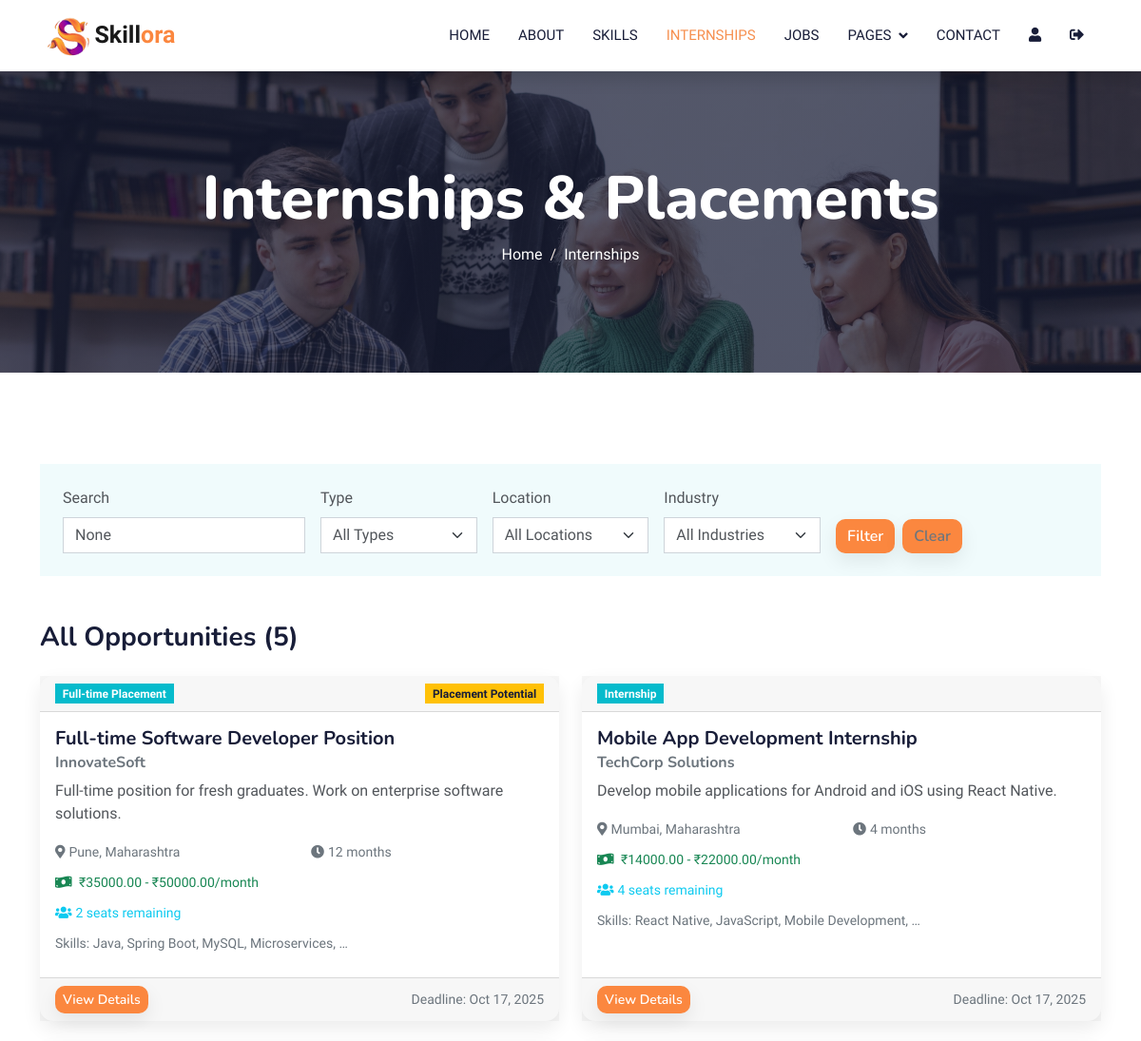
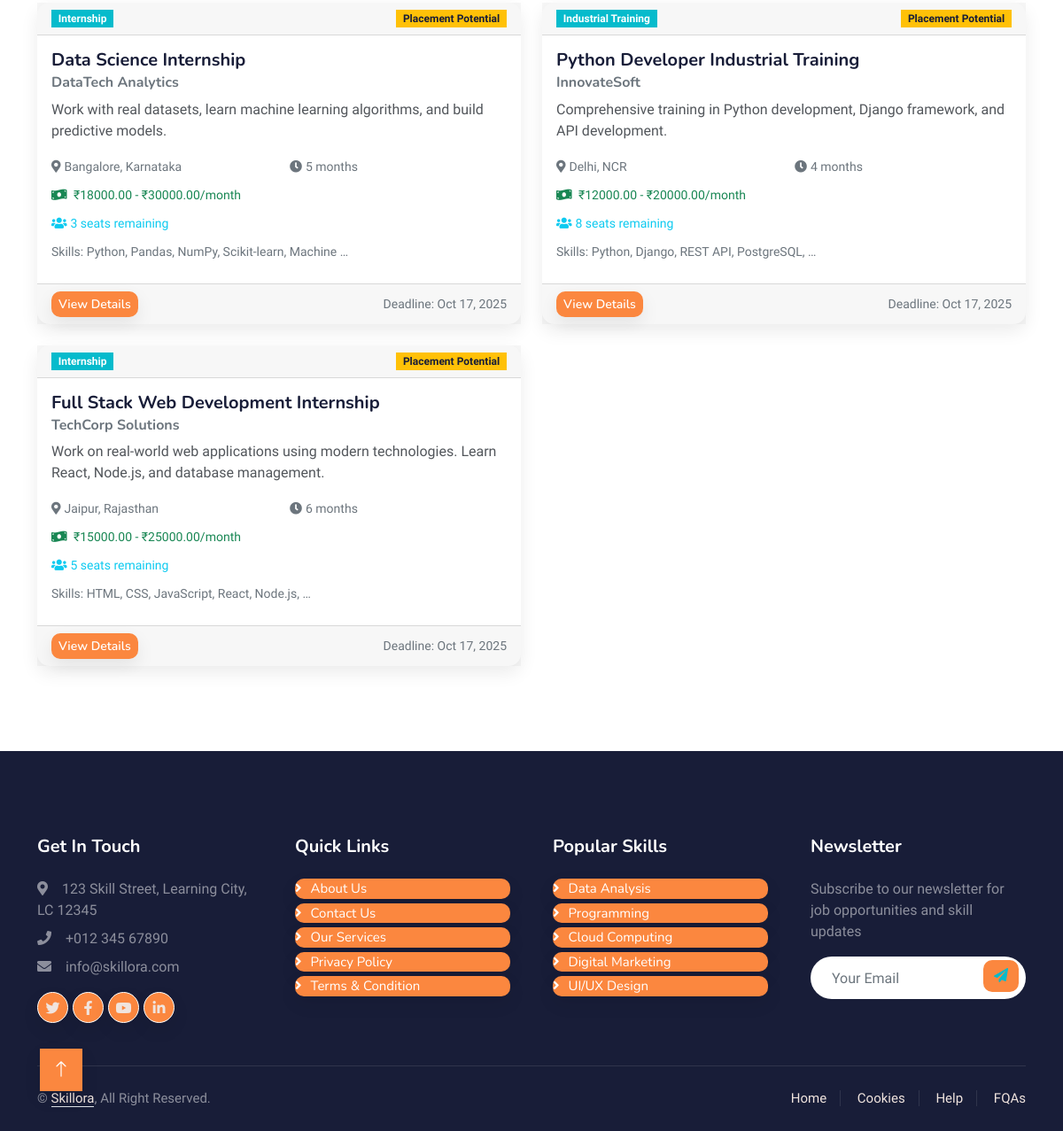
The app's page /internships/ (signed in) with its own data (2 pictures, top to bottom).
### skillora_app/models.py (models this page shows, shortened)
class Internship(models.Model):
    title = models.CharField(max_length=200)
    company = models.ForeignKey(Company, on_delete=models.CASCADE, related_name='internships_posted')
    internship_type = models.CharField(max_length=20, choices=INTERNSHIP_TYPES, default='internship')
    description = models.TextField()
    requirements = models.TextField()
    required_skills = models.TextField(help_text="Comma-separated skills")
    department_preference = models.CharField(max_length=100, blank=True)
    location = models.CharField(max_length=200)
    duration_months = models.IntegerField(help_text="Duration in months")
    stipend_min = models.DecimalField(max_digits=10, decimal_places=2, null=True, blank=True)
    stipend_max = models.DecimalField(max_digits=10, decimal_places=2, null=True, blank=True)
    seats_available = models.IntegerField(default=1)
    seats_filled = models.IntegerField(default=0)
    application_deadline = models.DateTimeField()
    start_date = models.DateField()
    end_date = models.DateField()
    has_placement_potential = models.BooleanField(default=False)
    placement_conversion_rate = models.DecimalField(max_digits=5, decimal_places=2, default=0.00, help_text="Percentage")
    status = models.CharField(max_length=20, choices=INTERNSHIP_STATUS, default='draft')
    created_at = models.DateTimeField(auto_now_add=True)
    updated_at = models.DateTimeField(auto_now=True)
    posted_by = models.ForeignKey(PlacementCell, on_delete=models.CASCADE, null=True, blank=True)
    def seats_remaining(self):
        return max(0, self.seats_available - self.seats_filled)

class Company(models.Model):
    user = models.OneToOneField(User, on_delete=models.CASCADE)
    company_name = models.CharField(max_length=200)
    industry = models.CharField(max_length=100)
    company_size = models.CharField(max_length=50)
    website = models.URLField(blank=True)
    description = models.TextField(blank=True)
    jobs_posted = models.ManyToManyField(Job, blank=True, related_name='company_posters')

### skillora_app/views.py (the view, shortened to what this page needs)
# urls.py: path('internships/', views.internships_list, name='internships_list'),
@login_required
def internships_list(request):
    internships = Internship.objects.filter(status='published').order_by('-created_at')
    internship_type = request.GET.get('type')
    location = request.GET.get('location')
    company_industry = request.GET.get('industry')
    search = request.GET.get('search')
    if internship_type:
        internships = internships.filter(internship_type=internship_type)
    if location:
        internships = internships.filter(location__icontains=location)
    if company_industry:
        internships = internships.filter(company__industry__icontains=company_industry)
    locations = Internship.objects.filter(status='published').values_list('location', flat=True).distinct()
    industries = Company.objects.values_list('industry', flat=True).distinct()
    recommended_internships = []
    if hasattr(request.user, 'student'):
        try:
            student = Student.objects.get(user=request.user)
            recommended_internships = get_recommended_internships(student)
        except Student.DoesNotExist:
            pass
    context = {
        'internships': internships,
        'recommended_internships': recommended_internships,
        'locations': locations,
        'industries': industries,
        'selected_type': internship_type,
        'selected_location': location,
        'selected_industry': company_industry,
        'search_query': search,
    }
    return render(request, 'internships/internships_list.html', context)

### templates/internships/internships_list.html (shortened to what this page needs)
{% extends 'base.html' %}
{% load static %}
{% block content %}
<div class="container-fluid bg-primary py-5 mb-5 page-header">
    <div class="container py-5">
        <div class="row justify-content-center">
            <div class="col-lg-10 text-center">
                <h1 class="display-3 text-white animated slideInDown">Internships & Placements</h1>
                <nav aria-label="breadcrumb">
                    <ol class="breadcrumb justify-content-center">
                        <li class="breadcrumb-item"><a class="text-white" href="{% url 'home' %}">Home</a></li>
                        <li class="breadcrumb-item text-white active" aria-current="page">Internships</li>
                    </ol>
                </nav>
            </div>
        </div>
    </div>
</div>
<div class="container-xxl py-5">
    <div class="container">
        <div class="row g-4 mb-5">
            <div class="col-12">
                <div class="bg-light rounded p-4">
                    <form method="get" class="row g-3">
                        <div class="col-md-3">
                            <label class="form-label">Search</label>
                            <input type="text" class="form-control" name="search" value="{{ search_query }}" placeholder="Search internships...">
                        </div>
                        <div class="col-md-2">
                            <label class="form-label">Type</label>
                            <select class="form-select" name="type">
                                <option value="">All Types</option>
                            </select>
                        </div>
                        <div class="col-md-2">
                            <label class="form-label">Location</label>
                            <select class="form-select" name="location">
                                <option value="">All Locations</option>
                            </select>
                        </div>
                        <div class="col-md-2">
                            <label class="form-label">Industry</label>
                            <select class="form-select" name="industry">
                                <option value="">All Industries</option>
                            </select>
                        </div>
                        <div class="col-md-3 d-flex align-items-end">
                            <button type="submit" class="btn btn-primary me-2">Filter</button>
                            <a href="{% url 'internships_list' %}" class="btn btn-outline-secondary">Clear</a>
                        </div>
                    </form>
                </div>
            </div>
        </div>
        <div class="row">
            <div class="col-12">
                <h3 class="mb-4">All Opportunities ({{ internships.count }})</h3>
                {% if internships %}
                <div class="row g-4">
                    {% for internship in internships %}
                    <div class="col-lg-6 col-md-12">
                        <div class="card h-100">
                            <div class="card-header">
                                <div class="d-flex justify-content-between align-items-center">
                                    <span class="badge bg-primary">{{ internship.get_internship_type_display }}</span>
                                    {% if internship.has_placement_potential %}
                                    <span class="badge bg-warning text-dark">Placement Potential</span>
                                    {% endif %}
                                </div>
                            </div>
                            <div class="card-body">
                                <h5 class="card-title">{{ internship.title }}</h5>
                                <h6 class="card-subtitle mb-2 text-muted">{{ internship.company.company_name }}</h6>
                                <p class="card-text">{{ internship.description|truncatewords:25 }}</p>
                                <div class="row mb-2">
                                    <div class="col-6">
                                        <small class="text-muted">
                                            <i class="fa fa-map-marker-alt me-1"></i>{{ internship.location }}
                                        </small>
                                    </div>
                                    <div class="col-6">
                                        <small class="text-muted">
                                            <i class="fa fa-clock me-1"></i>{{ internship.duration_months }} months
                                        </small>
                                    </div>
                                </div>
                                {% if internship.stipend_min %}
                                <div class="mb-2">
                                    <small class="text-success">
                                        <i class="fa fa-money-bill-wave me-1"></i>
                                        ₹{{ internship.stipend_min }}{% if internship.stipend_max %} - ₹{{ internship.stipend_max }}{% endif %}/month
                                    </small>
                                </div>
                                {% endif %}
                                <div class="mb-2">
                                    <small class="text-info">
                                        <i class="fa fa-users me-1"></i>{{ internship.seats_remaining }} seats remaining
                                    </small>
                                </div>
                                <div class="mb-2">
                                    <small class="text-muted">
                                        Skills: {{ internship.required_skills|truncatewords:5 }}
                                    </small>
                                </div>
                            </div>
                            <div class="card-footer d-flex justify-content-between align-items-center">
                                <a href="{% url 'internship_detail' internship.id %}" class="btn btn-primary btn-sm">View Details</a>
                                <small class="text-muted">Deadline: {{ internship.application_deadline|date:"M d, Y" }}</small>
                            </div>
                        </div>
                    </div>
                    {% endfor %}
                </div>
                {% else %}
                <div class="text-center py-5">
                    <h4>No internships found</h4>
                    <p class="text-muted">Try adjusting your filters or check back later for new opportunities.</p>
                </div>
                {% endif %}
            </div>
        </div>
    </div>
</div>
{% endblock %}

### static/css/style.css (style rules this page uses)
:root { --primary: #f69050; --light: #F0FBFC; --light: #f0e4de; --dark: #181d38; --surface: #ffffff; --shadow: 0 8px 20px rgba(0,0,0,.08); }
.btn { background-color: #fb873f; border: none; border-radius: 10px; box-shadow: var(--shadow); }
.btn { font-family: 'Nunito', sans-serif; font-weight: 600; transition: .5s; }
.btn.btn-primary, .btn.btn-secondary { color: #FFFFFF; }
.card, .course-item, .service-item, .dashboard-card, .stats-card { border: none; border-radius: 14px; box-shadow: var(--shadow); }
.page-header { background: linear-gradient(rgba(24, 29, 56, .7), rgba(24, 29, 56, .7)), url(../img/carousel-1.jpg); background-position: center center; background-repeat: no-repeat; background-size: cover; }
.breadcrumb-item+.breadcrumb-item::before { color: var(--light); }

### records on screen
Internship: internship_type "Full-time Placement", has_placement_potential "Placement Potential", title "Full-time Software Developer Position", company.company_name "InnovateSoft", description "Full-time position for fresh graduates. Work on enterprise software solutions.", location "Pune, Maharashtra", duration_months "12", stipend_min "35000.00", stipend_max "50000.00", seats_remaining "2", required_skills "Java, Spring Boot, MySQL, Microservices, …", application_deadline "Oct 17, 2025"
Internship: internship_type "Internship", title "Mobile App Development Internship", company.company_name "TechCorp Solutions", description "Develop mobile applications for Android and iOS using React Native.", location "Mumbai, Maharashtra", duration_months "4", stipend_min "14000.00", stipend_max "22000.00", seats_remaining "4", required_skills "React Native, JavaScript, Mobile Development, …", application_deadline "Oct 17, 2025"
Internship: internship_type "Internship", has_placement_potential "Placement Potential", title "Data Science Internship", company.company_name "DataTech Analytics", description "Work with real datasets, learn machine learning algorithms, and build predictive models.", location "Bangalore, Karnataka", duration_months "5", stipend_min "18000.00", stipend_max "30000.00", seats_remaining "3", required_skills "Python, Pandas, NumPy, Scikit-learn, Machine …", application_deadline "Oct 17, 2025"
Internship: internship_type "Industrial Training", has_placement_potential "Placement Potential", title "Python Developer Industrial Training", company.company_name "InnovateSoft", description "Comprehensive training in Python development, Django framework, and API development.", location "Delhi, NCR", duration_months "4", stipend_min "12000.00", stipend_max "20000.00", seats_remaining "8", required_skills "Python, Django, REST API, PostgreSQL, …", application_deadline "Oct 17, 2025"
Internship: internship_type "Internship", has_placement_potential "Placement Potential", title "Full Stack Web Development Internship", company.company_name "TechCorp Solutions", description "Work on real-world web applications using modern technologies. Learn React, Node.js, and database management.", location "Jaipur, Rajasthan", duration_months "6", stipend_min "15000.00", stipend_max "25000.00", seats_remaining "5", required_skills "HTML, CSS, JavaScript, React, Node.js, …", application_deadline "Oct 17, 2025"

### other values on screen
{{ internships.count }} "5"
